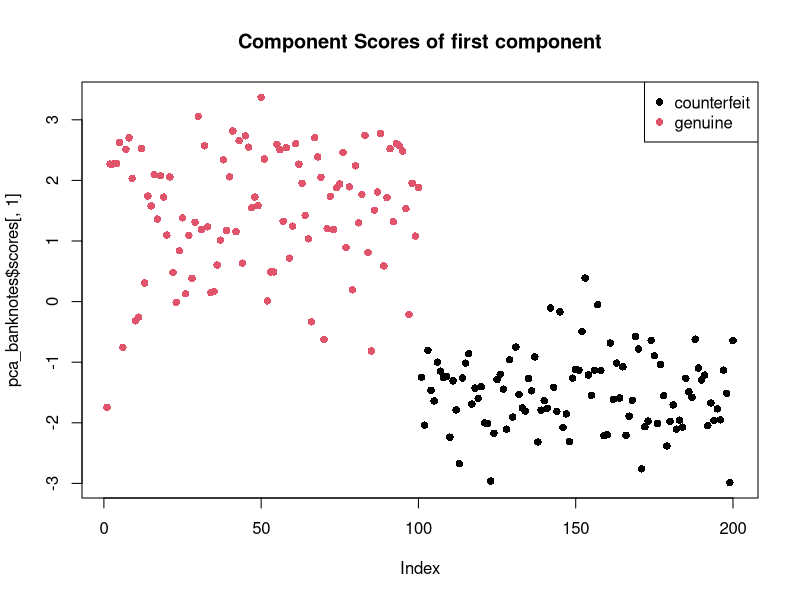
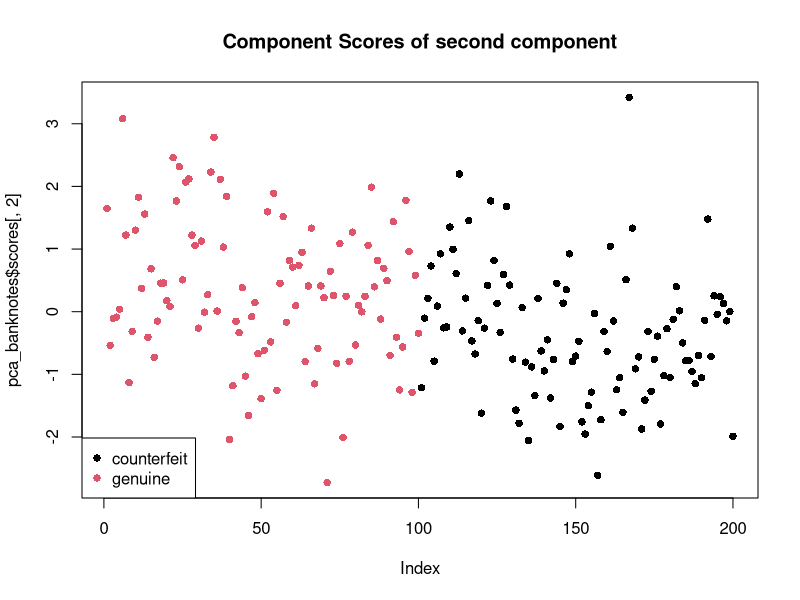
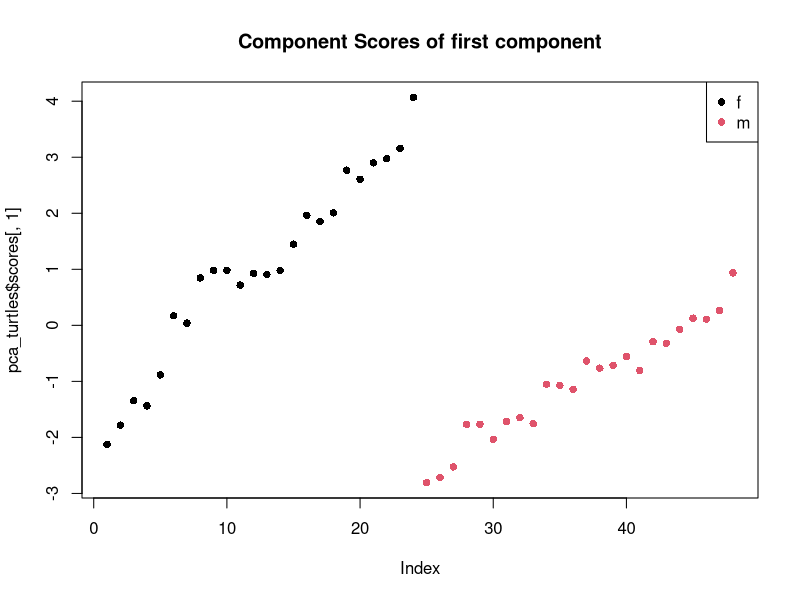
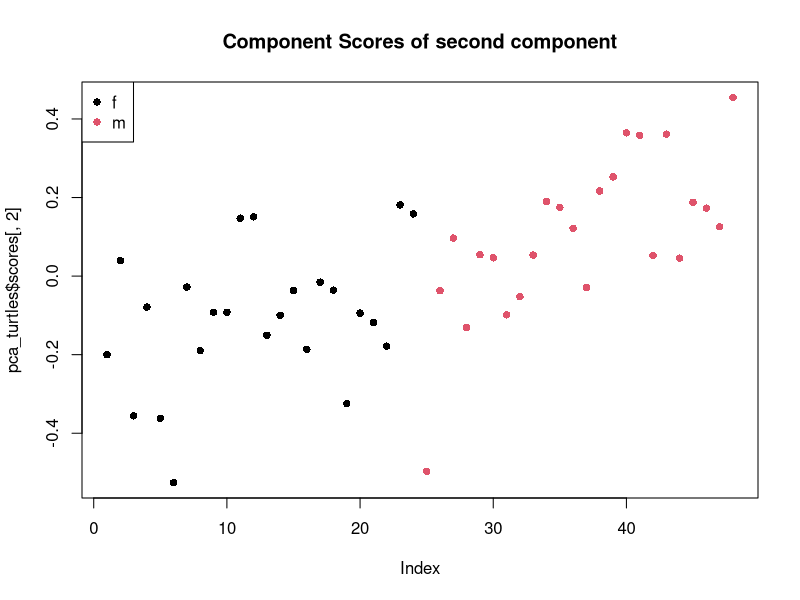

R code for these plots, in order:
## ---- chunk 1
library(knitr)
opts_chunk$set(tidy.opts = list(width.cutoff = 60), tidy = TRUE)
## ---- chunk 2
swissbanknotes <- read.csv('../Data_csv/SwissBankNotes.csv')
swissbanknotes$class <- factor(swissbanknotes$class)
banknote_type <- swissbanknotes$class
## ---- chunk 3
swissbanknotes2 <- scale(swissbanknotes[, -7])
summary(swissbanknotes2)
## ---- chunk 4
pca_banknotes <- princomp(swissbanknotes2)
summary(pca_banknotes)
## ---- chunk 5
pca_banknotes$loadings[, 1]
## ---- chunk 6
pca_banknotes$loadings[, 2]
## ---- chunk 7
plot(pca_banknotes$scores[, 1], main = "Component Scores of first component", col = banknote_type, pch = 16)
legend("topright", legend = levels(banknote_type), col = seq_along(banknote_type), pch = 16)
plot(pca_banknotes$scores[, 2], main = "Component Scores of second component", col = banknote_type, pch = 16)
legend("bottomleft", legend = levels(banknote_type), col = seq_along(banknote_type), pch = 16)
## ---- chunk 8
turtles <- read.csv('../Data_csv/turtles.csv')
turtle_sex <- factor(turtles$sex)
turtles <- turtles[-1]
## ---- chunk 9
which(turtles == 0)
## ---- chunk 10
turtles2 <- log(turtles)
turtles2 <- scale(turtles2)
pca_turtles <- princomp(turtles2)
summary(pca_turtles)
## ---- chunk 11
pca_turtles$loadings[, 1]
## ---- chunk 12
pca_turtles$loadings[, 2]
## ---- chunk 13
plot(pca_turtles$scores[, 1], main = "Component Scores of first component", col = turtle_sex, pch = 16)
legend("topright", legend = levels(turtle_sex), col = seq_along(turtle_sex), pch = 16)
plot(pca_turtles$scores[, 2], main = "Component Scores of second component", col = turtle_sex, pch = 16)
legend("topleft", legend = levels(turtle_sex), col = seq_along(turtle_sex), pch = 16)
